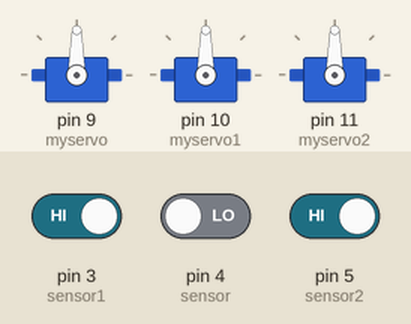
Bench run of a sketch on a simulated Arduino Uno, built with avr-gcc and run on an emulated ATmega328P. On the bench: 3 × servo. Inputs (shaded band) come from the test bench; at power-on: pin 3 (sensor1) HIGH, pin 5 (sensor2) HIGH, pin 4 (sensor) LOW.

Above: at 1.2 s.
1.3 s: pin 3 (sensor1) driven LOW
4.3 s: pin 5 (sensor2) driven LOW
At 5.4 s:
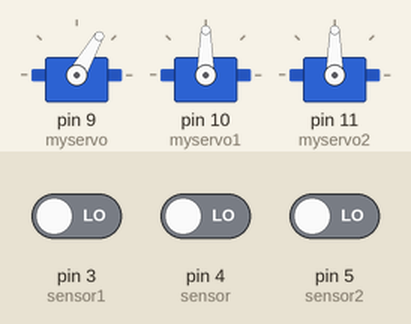
6.0 s: pin 4 (sensor) driven HIGH
9.0 s: pin 4 (sensor) driven LOW
At 11.7 s:
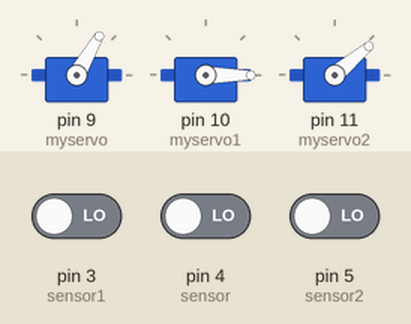
12.0 s: pin 3 (sensor1) driven HIGH
At 13.4 s:
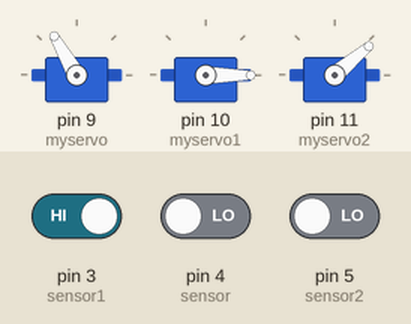
15.0 s: pin 5 (sensor2) driven HIGH
At 15.9 s:
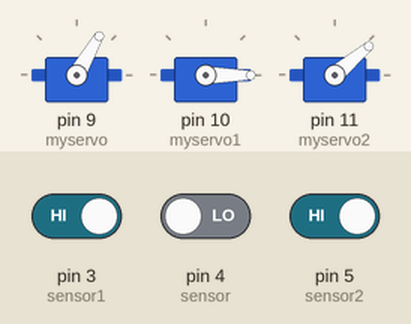
Timing chart, 0 to 17.7 s (numbered marks = the images above; inputs shaded):
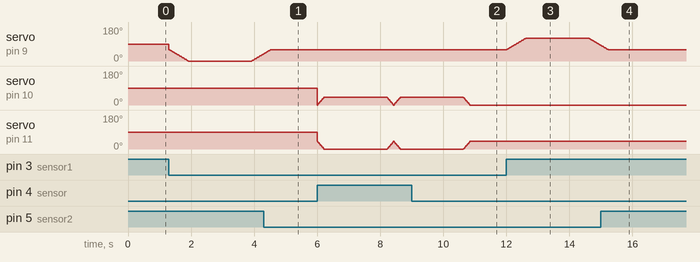

Measured:
- after the input at 4.3 s, servo on pin 9 (myservo): goes on until 4.5 s, then stays 60°
- after the input at 9.0 s, servo on pin 10 (myservo1): goes on until 10.8 s, then stays 0°; servo on pin 11 (myservo2): goes on until 10.8 s, then stays 40°
- after the input at 12.0 s, servo on pin 9 (myservo): rises from 60° to 120° in 0.60 s, then falls to 83° in 2.4 s
- after the input at 15.0 s, servo on pin 9 (myservo): goes on until 15.2 s, then stays 60°

The sketch:

eyebrow_head.ino
```cpp
#include <Servo.h>
Servo myservo;
Servo myservo1;
Servo myservo2;// create servo object to control a servo
// twelve servo objects can be created on most boards
int sensor=4;
int pos = 0;
int sensor1=3;
int sensor2=5;
int pos1 = 60;


void setup() {
  myservo.attach(9);
  myservo1.attach(10);
  myservo2.attach(11);
  pinMode(sensor,INPUT);
  pinMode(sensor1,INPUT);// attaches the servo on pin 9 to the servo object
  pinMode(sensor2,INPUT);

}

void loop() {
  //eyebrow
  while( digitalRead(sensor)==HIGH){
  for (pos = 0; pos <= 40; pos += 1) { // goes from 0 degrees to 180 degrees
    // in steps of 1 degree
    myservo1.write(pos);
    myservo2.write(40-pos);// tell servo to go to position in variable 'pos'
    delay(5);                       // waits 15ms for the servo to reach the position
  }
  delay(2000);
  for (pos = 40; pos >= 0; pos -= 1) { // goes from 180 degrees to 0 degrees
    myservo1.write(pos);
    myservo2.write(40-pos); // tell servo to go to position in variable 'pos'
    delay(5);                       // waits 15ms for the servo to reach the position
  }
  }

  //headmove
  while( digitalRead(sensor1)==HIGH && digitalRead(sensor2)==LOW ){
  for (pos1 = 60; pos1 <= 120; pos1 += 1) { // goes from 0 degrees to 180 degrees
    // in steps of 1 degree
    myservo.write(pos1);

   // tell servo to go to position in variable 'pos'
    delay(10);  }
    delay(2000);// waits 15ms for the servo to reach the position
    for (pos1 = 120; pos1 >= 60; pos1 -= 1) { // goes from 180 degrees to 0 degrees
    myservo.write(pos1);

    // tell servo to go to position in variable 'pos'
    delay(10);  }

  }
  while(digitalRead(sensor2)==HIGH && digitalRead(sensor1)==LOW){
  for (pos1 = 60; pos1 >= 0; pos1 -= 1) { // goes from 180 degrees to 0 degrees
    myservo.write(pos1);

    // tell servo to go to position in variable 'pos'
    delay(10);                       // waits 15ms for the servo to reach the position
  }delay(2000);
   for (pos1 = 0; pos1 <= 60; pos1 += 1) { // goes from 0 degrees to 180 degrees
    // in steps of 1 degree
    myservo.write(pos1);

   // tell servo to go to position in variable 'pos'
    delay(10);  }
  }

}
```
